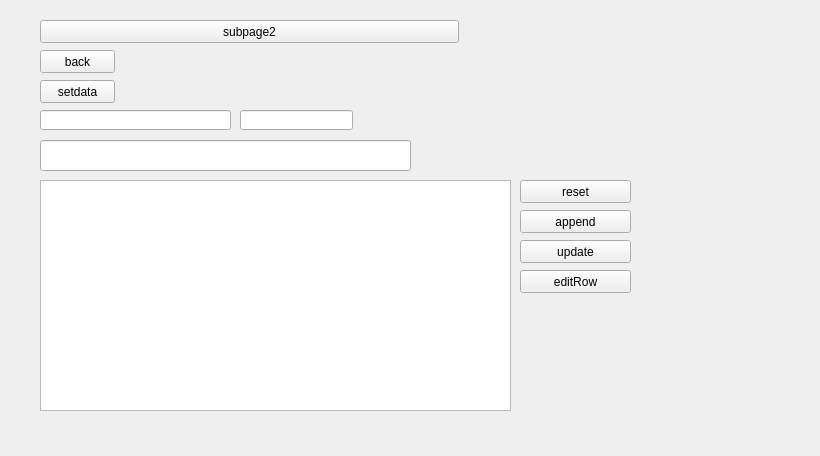
<?xml version="1.0" encoding="UTF-8"?>
<ui version="4.0">
 <class>SubForm</class>
 <widget class="QWidget" name="SubForm">
  <property name="geometry">
   <rect>
    <x>0</x>
    <y>0</y>
    <width>820</width>
    <height>456</height>
   </rect>
  </property>
  <property name="windowTitle">
   <string>Form</string>
  </property>
  <widget class="QPushButton" name="back">
   <property name="geometry">
    <rect>
     <x>40</x>
     <y>50</y>
     <width>75</width>
     <height>23</height>
    </rect>
   </property>
   <property name="text">
    <string>back</string>
   </property>
  </widget>
  <widget class="QPushButton" name="pushButton">
   <property name="geometry">
    <rect>
     <x>40</x>
     <y>20</y>
     <width>419</width>
     <height>23</height>
    </rect>
   </property>
   <property name="text">
    <string>subpage2</string>
   </property>
  </widget>
  <widget class="QLineEdit" name="lineEdit">
   <property name="geometry">
    <rect>
     <x>40</x>
     <y>110</y>
     <width>191</width>
     <height>20</height>
    </rect>
   </property>
  </widget>
  <widget class="QLineEdit" name="lineEdit_2">
   <property name="geometry">
    <rect>
     <x>40</x>
     <y>140</y>
     <width>371</width>
     <height>31</height>
    </rect>
   </property>
  </widget>
  <widget class="QPushButton" name="pushButton_2">
   <property name="geometry">
    <rect>
     <x>40</x>
     <y>80</y>
     <width>75</width>
     <height>23</height>
    </rect>
   </property>
   <property name="text">
    <string>setdata</string>
   </property>
  </widget>
  <widget class="QPushButton" name="btnreset">
   <property name="geometry">
    <rect>
     <x>520</x>
     <y>180</y>
     <width>111</width>
     <height>23</height>
    </rect>
   </property>
   <property name="text">
    <string>reset</string>
   </property>
  </widget>
  <widget class="QPushButton" name="btnappend">
   <property name="geometry">
    <rect>
     <x>520</x>
     <y>210</y>
     <width>111</width>
     <height>23</height>
    </rect>
   </property>
   <property name="text">
    <string>append</string>
   </property>
  </widget>
  <widget class="QPushButton" name="btnupdate">
   <property name="geometry">
    <rect>
     <x>520</x>
     <y>240</y>
     <width>111</width>
     <height>23</height>
    </rect>
   </property>
   <property name="text">
    <string>update</string>
   </property>
  </widget>
  <widget class="QTableView" name="tableView">
   <property name="geometry">
    <rect>
     <x>40</x>
     <y>180</y>
     <width>471</width>
     <height>231</height>
    </rect>
   </property>
  </widget>
  <widget class="QPushButton" name="btneditrow">
   <property name="geometry">
    <rect>
     <x>520</x>
     <y>270</y>
     <width>111</width>
     <height>23</height>
    </rect>
   </property>
   <property name="text">
    <string>editRow</string>
   </property>
  </widget>
  <widget class="QLineEdit" name="lineEdit_3">
   <property name="geometry">
    <rect>
     <x>240</x>
     <y>110</y>
     <width>113</width>
     <height>20</height>
    </rect>
   </property>
  </widget>
 </widget>
 <resources/>
 <connections/>
</ui>
